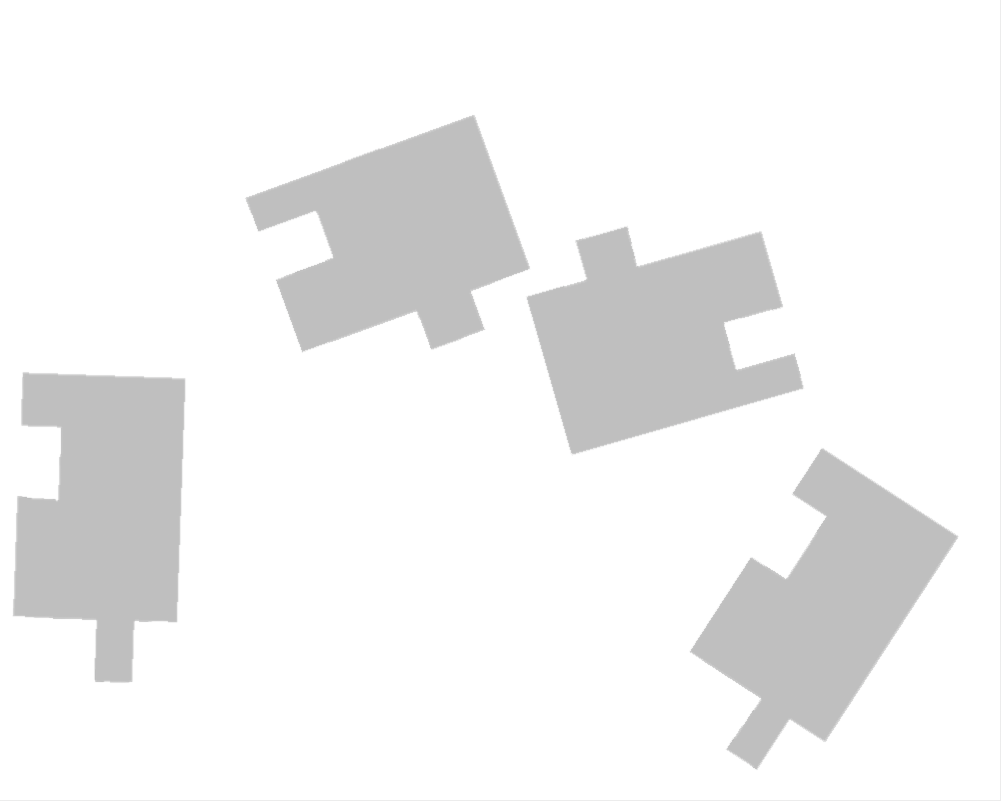
#> input picture assets/puzzle_images/simulator_01.png, 2002 x 1602 px (shown at 1/2 size)
$ jupyter execute --allow-errors poc_opencv_02.ipynb
#> lines starting #> are read from the running program, lines starting #| are printed output that depends on the picture; after the words box and inside, x2 and y2 are one past the last pixel; in counts of white or black regions, pixels touching at a corner belong together
[cell 1]
import cv2
import numpy as np
import matplotlib.pyplot as plt

# Helper function to show images inline
def show(img, title=None, size=8):
    plt.figure(figsize=(size, size))
    if len(img.shape) == 2:
        plt.imshow(img, cmap='gray')
    else:
        plt.imshow(cv2.cvtColor(img, cv2.COLOR_BGR2RGB))
    if title:
        plt.title(title)
    plt.axis('off')
    plt.show()

[cell 2]
# Load your image here
# Example: img = cv2.imread('puzzle.jpg')
img = cv2.imread('../assets/puzzle_images/simulator_01.png')
#> img is the input picture: shape (1602, 2002, 3); mean B, G, R 242.4, 242.5, 242.4

# Resize for easier viewing if large
scale = 0.5
img = cv2.resize(img, None, fx=scale, fy=scale)
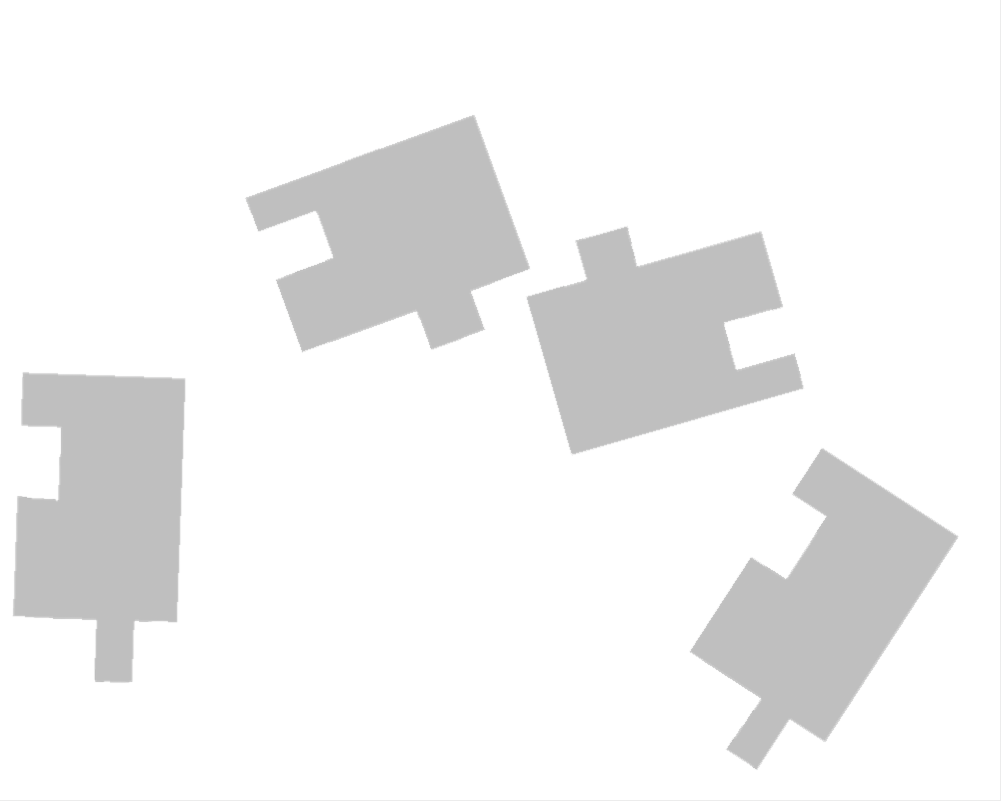
#> img: shape (801, 1001, 3); mean B, G, R 242.5, 242.5, 242.5

# Convert to grayscale and blur to reduce noise
gray = cv2.cvtColor(img, cv2.COLOR_BGR2GRAY)
blur = cv2.GaussianBlur(gray, (5,5), 0)

# Edge detection
edges = cv2.Canny(blur, 50, 150)
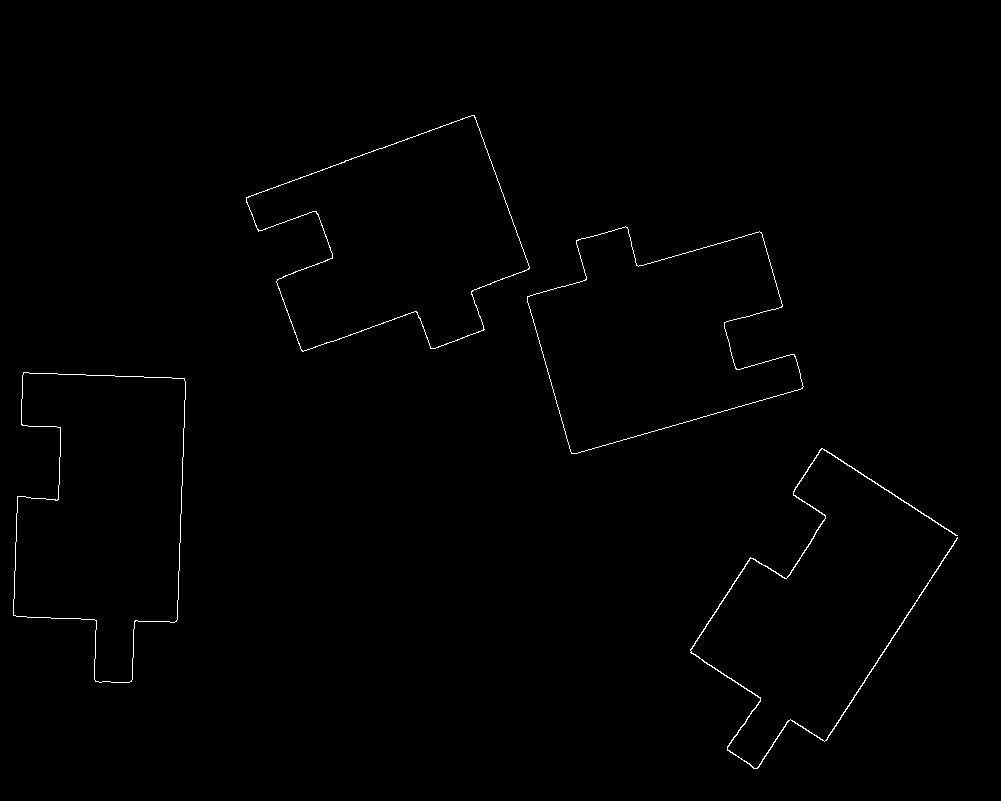
#> edges: shape (801, 1001); 0.55% white in thin lines or dots, all inside (x1, y1, x2, y2) = (13, 115, 958, 769)

show(edges, "Edges")

[cell 3]
# Find contours of pieces
contours, hierarchy = cv2.findContours(edges, cv2.RETR_EXTERNAL, cv2.CHAIN_APPROX_SIMPLE)
#> contours = 4 contours; box (x1, y1, x2, y2) and area: (13, 372, 186, 683) 39342, (246, 115, 530, 352) 39176, (527, 226, 804, 454) 38808, (690, 448, 958, 769) 520

pieces = []
img_contours = img.copy()

for c in contours:
    area = cv2.contourArea(c)
    if area > 200:
        rect = cv2.minAreaRect(c)
        box = cv2.boxPoints(rect)
        box = box.astype(int)
        cv2.drawContours(img_contours, [box], 0, (0,255,0), 2)
        pieces.append((c, rect))
#> this loop made 4 passes
#> (area, rect, box) on passes 1 to 4: (520, ((806.5, 619.9), (306.7, 164.1), -57), [[791, 793], [654, 703], [821, 446], [958, 536]]), (39342.5, ((97.98, 528.2), (307.4, 164.9), -87.99), [[174, 684], [10, 678], [20, 371], [185, 377]]), (38807.5, ((660.1, 322.3), (244.8, 205.6), -15.95), [[570, 454], [514, 257], [749, 189], [806, 387]]), (39176, ((394.3, 252.5), (244.3, 207.5), -19.98), [[314, 391], [244, 196], [473, 113], [544, 308]])
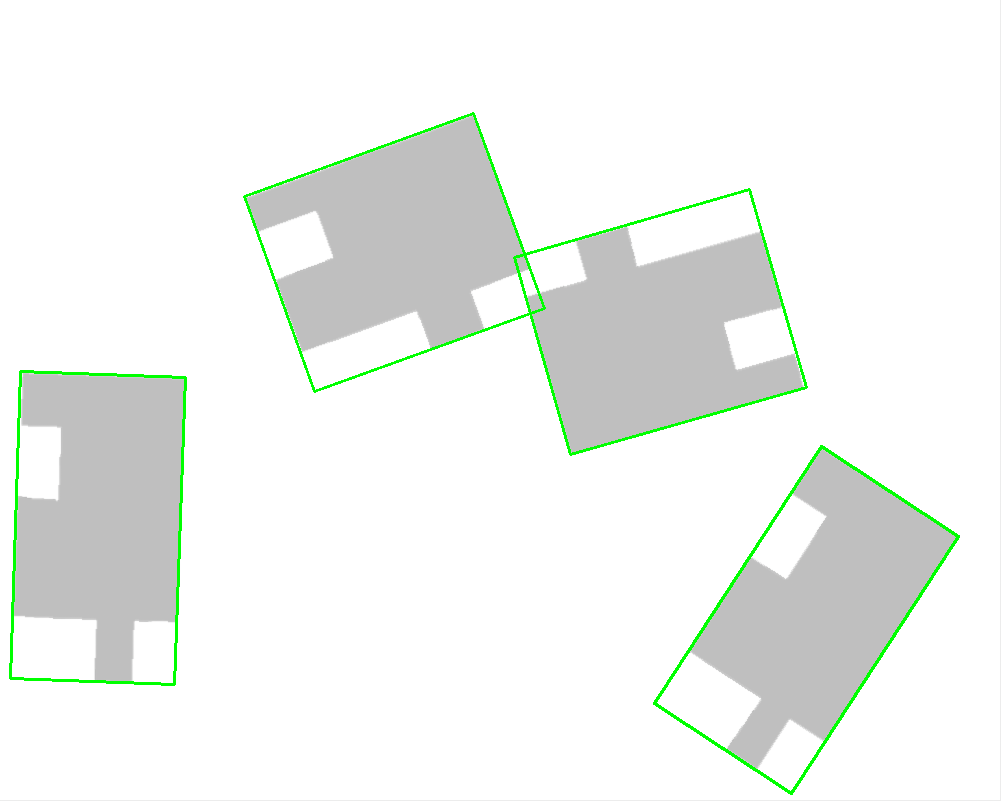
#> img_contours: shape (801, 1001, 3); 1.36% of pixels changed, all inside (x1, y1, x2, y2) = (9, 112, 960, 795)
#> after the loop, pieces = 4 items

show(img_contours, "Detected Puzzle Pieces")
print(f"Detected {len(pieces)} puzzle pieces")
#| Detected 4 puzzle pieces

[cell 4]
extracted_pieces = []

#> (the rest of this cell did not finish here and is left out)

[cell 5]
def get_edges(piece_img, piece_id):
    gray = cv2.cvtColor(piece_img, cv2.COLOR_BGR2GRAY)
    _, mask = cv2.threshold(gray, 0, 255, cv2.THRESH_BINARY + cv2.THRESH_OTSU)
    contours, _ = cv2.findContours(mask, cv2.RETR_EXTERNAL, cv2.CHAIN_APPROX_NONE)

    if not contours:
        return None

    contour = max(contours, key=cv2.contourArea)
    x, y, w, h = cv2.boundingRect(contour)

    edges = {
        "top":    contour[(contour[:,0,1] < y + 0.1*h).flatten()],
        "bottom": contour[(contour[:,0,1] > y + 0.9*h).flatten()],
        "left":   contour[(contour[:,0,0] < x + 0.1*w).flatten()],
        "right":  contour[(contour[:,0,0] > x + 0.9*w).flatten()],
    }

    return edges

pieces_edges = []
#> (the rest of this cell did not finish here and is left out)

[cell 6]
def compare_edges(edge_a, edge_b):
    if len(edge_a) < 5 or len(edge_b) < 5:
        return np.inf  # too few points to compare
    return cv2.matchShapes(edge_a, edge_b, cv2.CONTOURS_MATCH_I3, 0.0)

matches = []

for i, (id_a, edges_a) in enumerate(pieces_edges):
    for j, (id_b, edges_b) in enumerate(pieces_edges):
        if i >= j:
            continue  # avoid duplicates
        for side_a, contour_a in edges_a.items():
            for side_b, contour_b in edges_b.items():
                score = compare_edges(contour_a, contour_b)
                if score < 0.3:  # tweak threshold as needed
                    matches.append((id_a, side_a, id_b, side_b, score))
#> this loop made 1 pass
#> id_a on pass 1: 0
#> after the loop, matches = []

matches = sorted(matches, key=lambda x: x[-1])
print(f"Found {len(matches)} potential matches")
#| Found 0 potential matches

[cell 7]
def visualize_match(id_a, side_a, id_b, side_b, score):
    piece_a = extracted_pieces[id_a][0]
    piece_b = extracted_pieces[id_b][0]

    # Match heights before horizontal stacking
    h1, w1 = piece_a.shape[:2]
    h2, w2 = piece_b.shape[:2]
    h = max(h1, h2)

    # Resize both to same height for visualization only
    piece_a_resized = cv2.resize(piece_a, (int(w1 * h / h1), h))
    piece_b_resized = cv2.resize(piece_b, (int(w2 * h / h2), h))

    combined = np.hstack((piece_a_resized, piece_b_resized))
    show(combined, f"Piece {id_a} ({side_a}) ↔ Piece {id_b} ({side_b}) | score={score:.3f}", size=10)


# Show top 5 matches
for m in matches[:5]:
    visualize_match(*m)
#> this loop made 0 passes

$ run again, with assets/puzzle_images/simulator_03.png copied over assets/puzzle_images/simulator_01.png
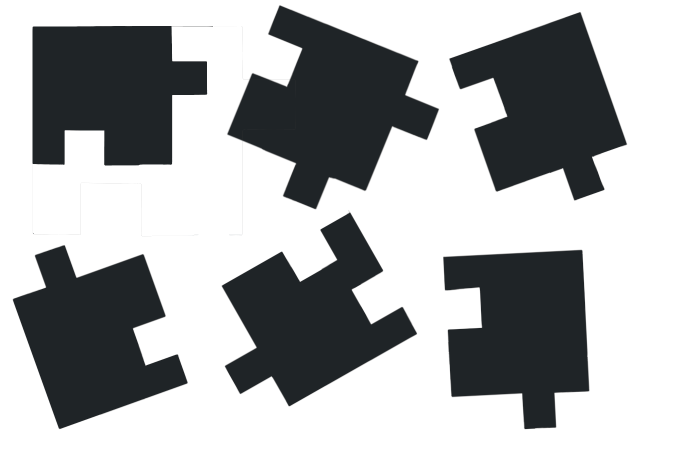
#> input picture assets/puzzle_images/simulator_03.png, 1366 x 934 px (shown at 1/2 size)
#> img is the input picture: shape (934, 1366, 3); mean B, G, R 175.8, 174.7, 172.9
#> img: shape (467, 683, 3)
#> `edges = cv2.Canny(blur, 50, 150)`:
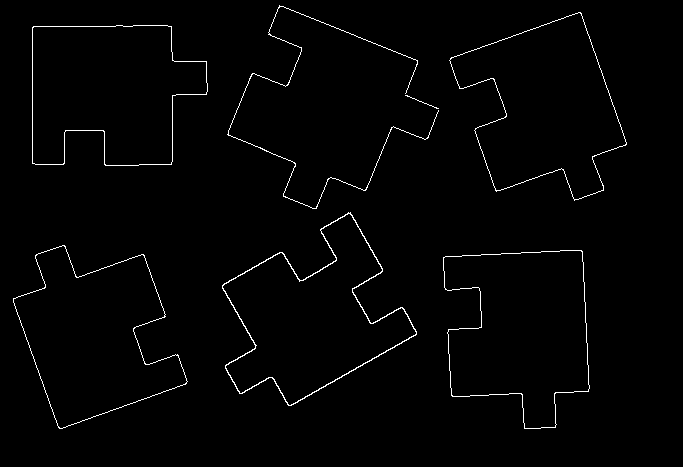
#> edges: shape (467, 683); 1.4% white in thin lines or dots, all inside (x1, y1, x2, y2) = (13, 5, 627, 429)
#> `contours, hierarchy = cv2.findContours(edges, cv2.RETR_EXTERNAL, cv2.C..`: contours = 7 contours, 1 with area under 20; largest, box (x1, y1, x2, y2) and area: (443, 250, 590, 429) 19233, (449, 12, 627, 201) 19218, (32, 25, 208, 166) 19146, (222, 212, 417, 406) 18844, (13, 245, 188, 429) 18661, (227, 5, 439, 209) 30
#> the loop `for c in contours:` made 7 passes
#> (area, rect, box) on passes 1, 2, 3, 5: (19233, ((516.8, 340.7), (140.2, 176.8), -2.9), [[451, 432], [442, 255], [582, 248], [591, 425]]), (18661, ((94.83, 324.5), (139.5, 172.9), -19.65), [[58, 429], [0, 266], [131, 219], [189, 382]]), (18843.5, ((303.3, 317.9), (186.5, 140.1), -29.55), [[256, 424], [187, 302], [349, 210], [419, 332]]), (19145.5, ((119.5, 95), (140, 175), -90), [[207, 165], [32, 165], [32, 25], [207, 25]])
#> after the loop `for c in contours:`: pieces = 5 items
#| Detected 5 puzzle pieces
#> the loop `for i, (cnt, rect) in enumerate(pieces):` made 5 passes
#> the loop `for i, (piece, _) in enumerate(extracted_pieces):` made 5 passes
#| Extracted edges for 5 pieces
#> the loop `for i, (piece_id, edges) in enumerate(pieces_edges):` made 5 passes
#> the loop `for i, (id_a, edges_a) in enumerate(pieces_edges):` made 5 passes
#> after the loop `for i, (id_a, edges_a) in enumerate(pieces_edges):`: matches = 11 items, first 6: (0, 'right', 1, 'bottom', 0), (0, 'top', 2, 'right', 0.0508), (0, 'bottom', 3, 'bottom', 0.0302), (0, 'bottom', 4, 'bottom', 0.0302), (0, 'right', 4, 'right', 0), (1, 'left', 2, 'bottom', 0.121)
#> `matches = sorted(matches, key=lambda x: x[-1])`: matches = 11 items, first 6: (0, 'right', 1, 'bottom', 0), (0, 'right', 4, 'right', 0), (1, 'bottom', 4, 'right', 0), (3, 'bottom', 4, 'bottom', 0), (0, 'bottom', 3, 'bottom', 0.0302), (0, 'bottom', 4, 'bottom', 0.0302)
#| Found 11 potential matches
#> the loop `for m in matches[:5]:` made 5 passes
#> (m, h1 in visualize_match, w1 in visualize_match, h2 in visualize_match, w2 in visualize_match) on passes 1 to 5: ((0, 'right', 1, 'bottom', 0), 176, 140, 172, 139), ((0, 'right', 4, 'right', 0), 176, 140, 176, 140), ((1, 'bottom', 4, 'right', 0), 172, 139, 176, 140), ((3, 'bottom', 4, 'bottom', 0), 175, 140, 176, 140), ((0, 'bottom', 3, 'bottom', 0.0302), 176, 140, 175, 140)
#> pass 3, in visualize_match (call 3), `combined = np.hstack((piece_a_resized, piece_b_resized))`:
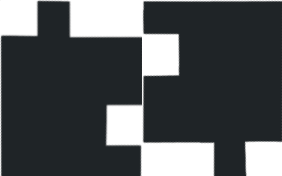
#> combined: shape (176, 282, 3); mean B, G, R 87.8, 85.5, 81.7
